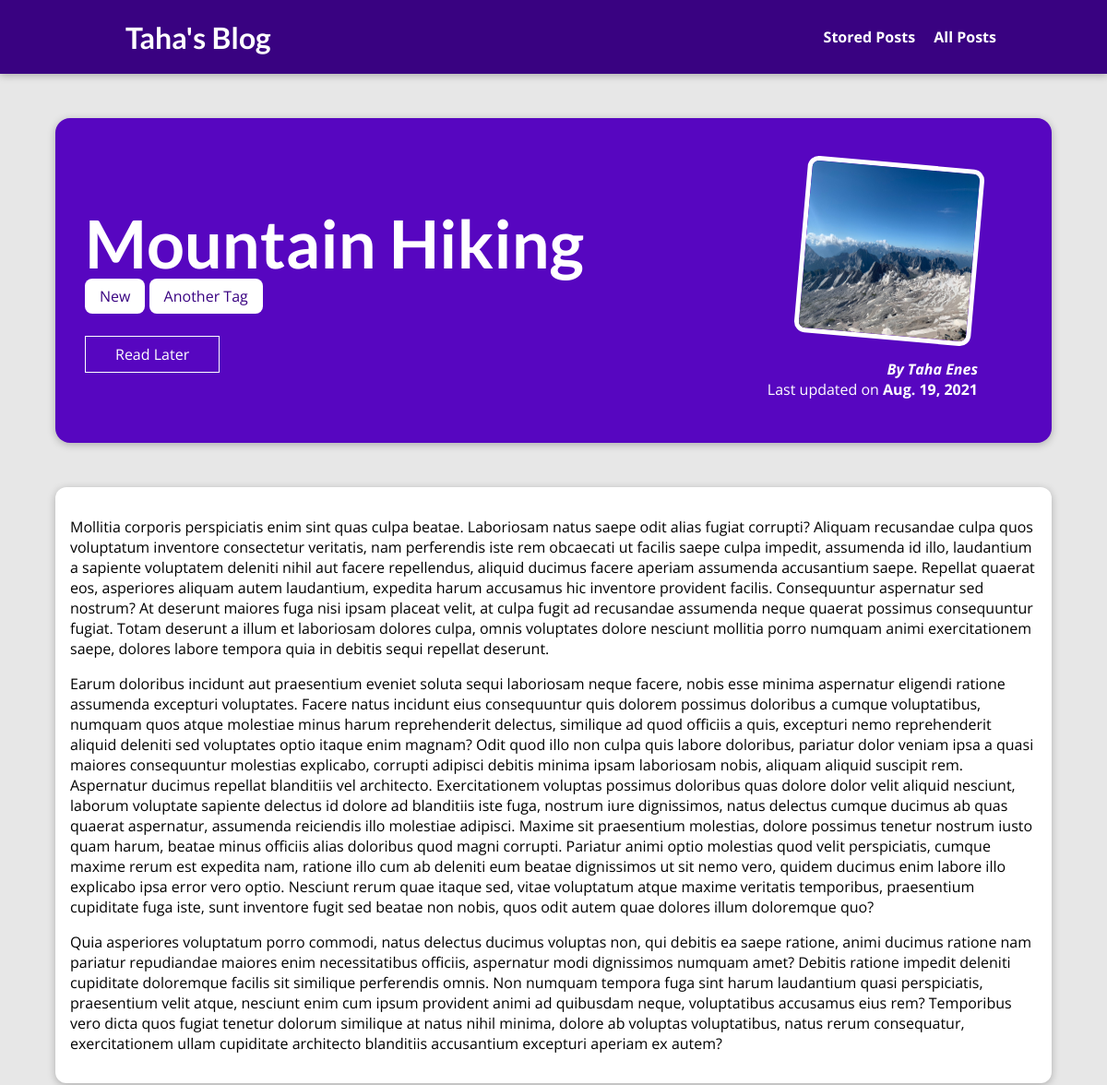
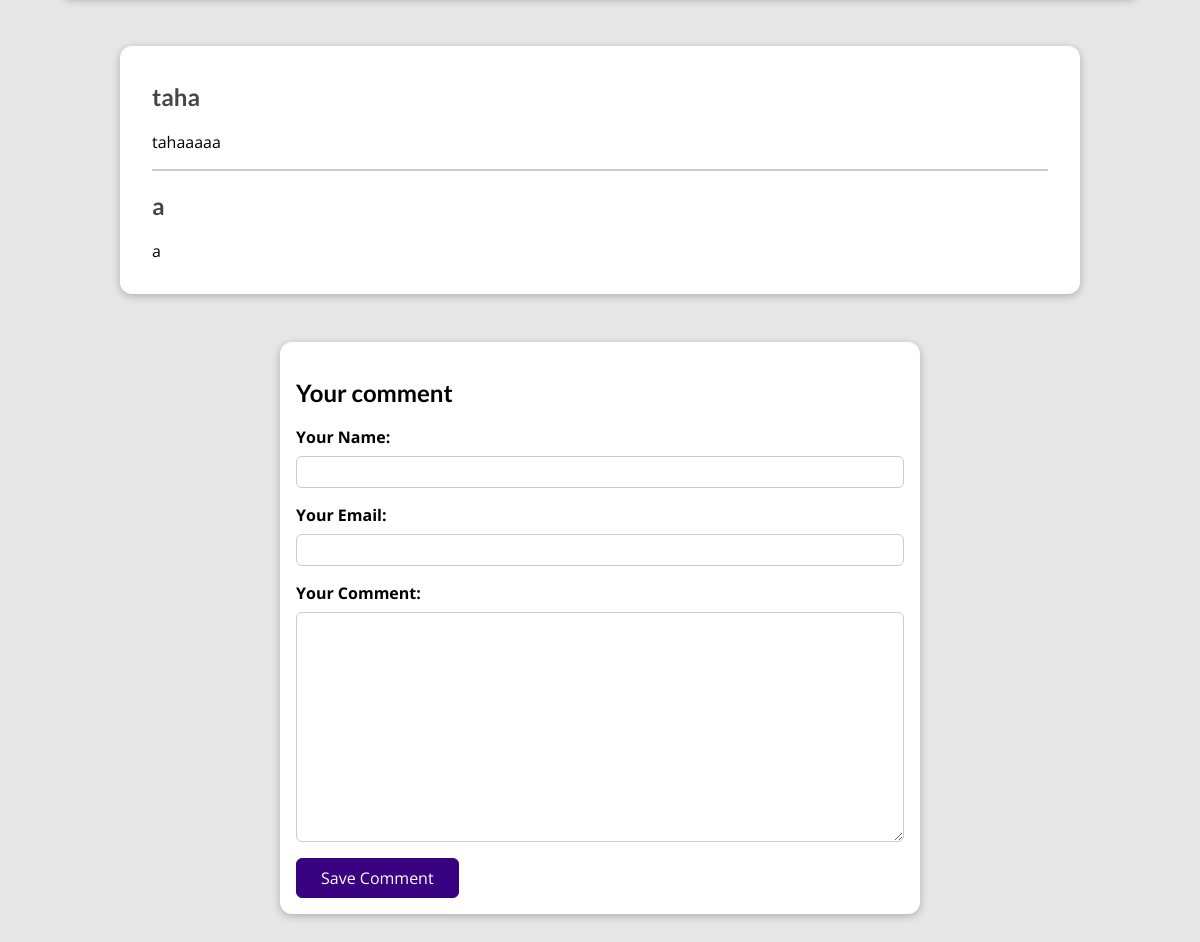
The page /posts/hike-in-the-mountains on the database its author committed (2 pictures, top to bottom).
### blog/models.py (models this page shows, shortened)
class Post(models.Model):
    title = models.CharField(max_length=150)
    excerpt = models.CharField(max_length=200)
    image = models.ImageField(upload_to="posts", null=True)
    date = models.DateField(auto_now=True)
    slug = models.SlugField(unique=True, db_index=True)
    content = models.TextField(validators=[MinLengthValidator(10)])
    author = models.ForeignKey(
        Author, on_delete=models.SET_NULL, related_name="posts", null=True)
    tags = models.ManyToManyField(Tag)

class Tag(models.Model):
    caption = models.CharField(max_length=50)

class Author(models.Model):
    first_name = models.CharField(max_length=100)
    last_name = models.CharField(max_length=100)
    email = models.EmailField()
    def full_name(self):
        return f"{self.first_name} {self.last_name}"
    def __str__(self):
        return self.full_name()

class Comment(models.Model):
    user_name = models.CharField(max_length=120)
    user_email = models.EmailField()
    text = models.TextField(max_length=400)
    post = models.ForeignKey(
        Post, on_delete=models.CASCADE, related_name="comments")

### blog/views.py (the view, shortened to what this page needs)
# urls.py: path("posts/<slug:slug>", views.SinglePostView.as_view(),
class SinglePostView(View):
    def is_stored_post(self, request, post_id):
        stored_posts = request.session.get("stored_posts")
        if stored_posts is not None:
            is_saved_for_later = post_id in stored_posts
        else:
            is_saved_for_later = False
        return is_saved_for_later
    def get(self, request, slug):
        post = Post.objects.get(slug=slug)
        context = {
            "post": post,
            "post_tags": post.tags.all(),
            "comment_form": CommentForm(),
            "comments": post.comments.all().order_by("-id"),
            "saved_for_later": self.is_stored_post(request, post.id),
        }
        return render(request, "blog/post-detail.html", context)

### blog/forms.py
class CommentForm(forms.ModelForm):
    class Meta:
        model = Comment
        exclude = ["post"]
        labels = {
            "user_name": "Your Name",
            "user_email": "Your Email",
            "text": "Your Comment"
        }

### blog/templates/blog/post-detail.html (shortened to what this page needs)
{% extends 'base.html' %}
{% load static %}
{% block css_files %}
    <link rel="stylesheet" href="{% static 'blog/post-detail.css' %}">
{% endblock css_files %}
{% block content %}
<section id="summary">
<h2>{{post.title}}
</h2>
<div>{% for tag in post_tags %}
<span class="tag">{{tag.caption}}</span>
{% endfor %}</div>
<div id="read-later">
<form action="{% url 'read-later' %}" method="POST">
<button>{% if saved_for_later %}
Already in Read Later
{% else %}
Read Later
{% endif %}</button>
</form>
</div>
<article>
<img src="{{post.image.url}}" alt="Post Title" />
<address>By <a href="mailto:{{post.author.email}}">{{post.author|title}}</a>
</address>
<div>
Last updated on <time>
{{post.date}}
</time>
</div>
</article>
</section>
<main>
{{post.content|linebreaks}}
</main>
<section id="comments">
<ul>{% for comment in comments %}
<li>
<h2>{{comment.user_name}}</h2>
<p>{{comment.text}}</p>
</li>
{% endfor %}</ul>
</section>
<div>
<section id="comment-form">
<h2>Your comment</h2>
<form action="{% url 'post-detail-page' post.slug %}" method="POST">
{% for form_field in comment_form %}
<div class = "form-control {% if form_field.errors %}invalid {% endif %}" >
{{form_field.label_tag}}
{{form_field}}
</div>
{% endfor %}
<button>Save Comment</button>
</form>
</section>
</div>
{% endblock content %}

### templates/base.html (shortened to what this page needs)
{% load static %}
<!DOCTYPE html>
<html lang="en">
<head>
    <link rel="stylesheet" href="{% static 'app.css' %}">
    {% block css_files %}
    {% endblock css_files %}
</head>
<body>
<header id="main-navigation">
<h1><a href="{% url 'starting-page' %}">Taha's Blog</a></h1>
<nav>
<a href="{% url 'read-later' %}">Stored Posts</a>
<a href="{% url 'posts-page' %}">All Posts</a>
</nav>
</header>
{% block content %}
{% endblock content %}
</body>
</html>

### static/app.css (style rules this page uses)
* { box-sizing: border-box; }
html { font-family: 'Open Sans', 'Lato', sans-serif; }
body { margin: 0; }
h1, h2, h3 { font-family: 'Lato', sans-serif; font-weight: bold; }
#main-navigation { width: 100%; height: 5rem; display: flex; justify-content: space-between; align-items: center; padding: 0 10%; position: absolute; top: 0; left: 0; }
#main-navigation a { text-decoration: none; color: white; font-weight: bold; margin-left: 1rem; }

### blog/static/blog/post-detail.css (style rules this page uses)
body { background-color: #e7e7e7; }
#main-navigation { background-color: #390281; box-shadow: 0 2px 8px rgba(0, 0, 0, 0.25); }
#summary { margin: 8rem auto 3rem auto; padding: 2rem; width: 90%; max-width: 90rem; border-radius: 16px; background-color: #5706c0; position: relative; box-shadow: 0 2px 8px rgba(0, 0, 0, 0.25); height: 22rem; }
#summary h2 { color: white; font-size: 4.5rem; margin-bottom: 0.25rem; }
#summary article { position: absolute; top: 2rem; right: 3rem; padding: 1rem 2rem; border-radius: 12px; text-align: right; color: white; }
#summary article img { width: 12rem; height: 12rem; border-radius: 12px; transform: rotateZ(5deg); border: 5px solid white; margin-bottom: 1rem; }
#summary address { font-weight: bold; }
#summary a { color: white; text-decoration: none; }
#summary time { font-weight: bold; }
#read-later { margin: 2rem 0; }
#read-later button { background-color: transparent; border: 1px solid white; padding: 0.5rem 2rem; font: inherit; color: white; cursor: pointer; }
main { width: 90%; max-width: 90rem; margin: 3rem auto; background-color: white; padding: 1rem; border-radius: 12px; box-shadow: 0 2px 8px rgba(0, 0, 0, 0.25); }
.tag { background-color: white; color: #390281; padding: 0.5rem 1rem; border-radius: 8px; }
#comment-form { margin: 3rem auto; width: 90%; max-width: 40rem; border-radius: 12px; background-color: white; box-shadow: 0 2px 8px rgba(0, 0, 0, 0.25); padding: 1rem; }
#comment-form button { font: inherit; background-color: #390281; color: white; border: 1px solid #390281; padding: 0.5rem 1.5rem; border-radius: 6px; cursor: pointer; }
.form-control { margin-bottom: 1rem; }
.form-control label { font-weight: bold; margin-bottom: 0.5rem; display: block; }
.form-control input, .form-control textarea { display: block; width: 100%; font: inherit; padding: 0.25rem; border-radius: 6px; border: 1px solid #ccc; }
#comments { margin: 3rem auto; width: 90%; max-width: 60rem; border-radius: 12px; background-color: white; box-shadow: 0 2px 8px rgba(0, 0, 0, 0.25); padding: 1rem 2rem; }
#comments ul { list-style: none; margin: 0; padding: 0; }
#comments li { margin-bottom: 1rem; border-bottom: 2px solid #ccc; }
#comments li:last-of-type { border-bottom: none; }
#comments h2 { color: #464646; }

### rows shown on the page
Post: title "Mountain Hiking", image (picture), author "Taha Enes", date "Aug. 19, 2021", content "Mollitia corporis perspiciatis enim sint quas culpa beatae. Laboriosam natus saepe odit alias fugiat corrupti? Aliquam recusandae culpa quos voluptatum inventore consectetur veritatis, nam perferendis iste rem obcaecati ut facilis saepe culpa impedit, assumenda id illo, laudantium a sapiente voluptatem deleniti nihil aut facere repellendus, aliquid ducimus facere aperiam assumenda accusantium saepe. Repellat quaerat eos, asperiores aliquam autem laudantium, expedita harum accusamus hic inventore provident facilis. Consequuntur aspernatur sed nostrum? At deserunt maiores fuga nisi ipsam placeat velit, at culpa fugit ad recusandae assumenda neque quaerat possimus consequuntur fugiat. Totam…"
Tag: caption "New"
Tag: caption "Another Tag"
Comment: user_name "taha", text "tahaaaaa"
Comment: user_name "a", text "a"
